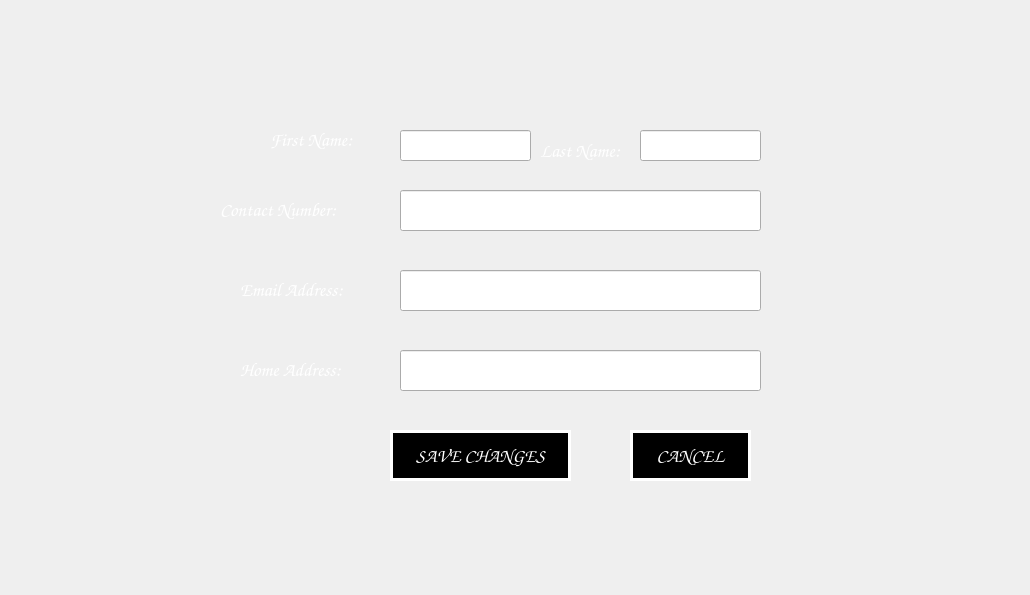
<?xml version="1.0" encoding="UTF-8"?>
<ui version="4.0">
 <class>editProfilen</class>
 <widget class="QWidget" name="editProfilen">
  <property name="geometry">
   <rect>
    <x>0</x>
    <y>0</y>
    <width>1030</width>
    <height>595</height>
   </rect>
  </property>
  <property name="windowTitle">
   <string>editProfilen</string>
  </property>
  <widget class="QLabel" name="topLabel">
   <property name="geometry">
    <rect>
     <x>270</x>
     <y>30</y>
     <width>171</width>
     <height>31</height>
    </rect>
   </property>
   <property name="font">
    <font>
     <family>Comic Sans MS</family>
     <pointsize>16</pointsize>
     <weight>75</weight>
     <bold>true</bold>
    </font>
   </property>
   <property name="styleSheet">
    <string notr="true">color:white;</string>
   </property>
   <property name="text">
    <string/>
   </property>
  </widget>
  <widget class="QLabel" name="label_3">
   <property name="geometry">
    <rect>
     <x>270</x>
     <y>130</y>
     <width>121</width>
     <height>20</height>
    </rect>
   </property>
   <property name="font">
    <font>
     <family>Comic Sans MS</family>
     <pointsize>14</pointsize>
     <weight>75</weight>
     <bold>true</bold>
    </font>
   </property>
   <property name="styleSheet">
    <string notr="true">color:white;</string>
   </property>
   <property name="text">
    <string>First Name:</string>
   </property>
  </widget>
  <widget class="QLineEdit" name="firstnameEdit">
   <property name="geometry">
    <rect>
     <x>400</x>
     <y>130</y>
     <width>131</width>
     <height>31</height>
    </rect>
   </property>
   <property name="font">
    <font>
     <family>Comic Sans MS</family>
     <pointsize>12</pointsize>
     <weight>75</weight>
     <bold>true</bold>
    </font>
   </property>
  </widget>
  <widget class="QLabel" name="label_10">
   <property name="geometry">
    <rect>
     <x>540</x>
     <y>140</y>
     <width>101</width>
     <height>21</height>
    </rect>
   </property>
   <property name="font">
    <font>
     <family>Comic Sans MS</family>
     <pointsize>14</pointsize>
     <weight>75</weight>
     <bold>true</bold>
    </font>
   </property>
   <property name="styleSheet">
    <string notr="true">color:white;</string>
   </property>
   <property name="text">
    <string>Last Name:</string>
   </property>
  </widget>
  <widget class="QLineEdit" name="lnameEdit">
   <property name="geometry">
    <rect>
     <x>640</x>
     <y>130</y>
     <width>121</width>
     <height>31</height>
    </rect>
   </property>
   <property name="font">
    <font>
     <family>Comic Sans MS</family>
     <pointsize>12</pointsize>
     <weight>75</weight>
     <bold>true</bold>
    </font>
   </property>
  </widget>
  <widget class="QLabel" name="nameError">
   <property name="geometry">
    <rect>
     <x>770</x>
     <y>130</y>
     <width>481</width>
     <height>31</height>
    </rect>
   </property>
   <property name="palette">
    <palette>
     <active>
      <colorrole role="WindowText">
       <brush brushstyle="SolidPattern">
        <color alpha="255">
         <red>255</red>
         <green>255</green>
         <blue>255</blue>
        </color>
       </brush>
      </colorrole>
      <colorrole role="Text">
       <brush brushstyle="SolidPattern">
        <color alpha="255">
         <red>255</red>
         <green>255</green>
         <blue>255</blue>
        </color>
       </brush>
      </colorrole>
      <colorrole role="ButtonText">
       <brush brushstyle="SolidPattern">
        <color alpha="255">
         <red>255</red>
         <green>255</green>
         <blue>255</blue>
        </color>
       </brush>
      </colorrole>
     </active>
     <inactive>
      <colorrole role="WindowText">
       <brush brushstyle="SolidPattern">
        <color alpha="255">
         <red>255</red>
         <green>255</green>
         <blue>255</blue>
        </color>
       </brush>
      </colorrole>
      <colorrole role="Text">
       <brush brushstyle="SolidPattern">
        <color alpha="255">
         <red>255</red>
         <green>255</green>
         <blue>255</blue>
        </color>
       </brush>
      </colorrole>
      <colorrole role="ButtonText">
       <brush brushstyle="SolidPattern">
        <color alpha="255">
         <red>255</red>
         <green>255</green>
         <blue>255</blue>
        </color>
       </brush>
      </colorrole>
     </inactive>
     <disabled>
      <colorrole role="WindowText">
       <brush brushstyle="SolidPattern">
        <color alpha="255">
         <red>255</red>
         <green>255</green>
         <blue>255</blue>
        </color>
       </brush>
      </colorrole>
      <colorrole role="Text">
       <brush brushstyle="SolidPattern">
        <color alpha="255">
         <red>255</red>
         <green>255</green>
         <blue>255</blue>
        </color>
       </brush>
      </colorrole>
      <colorrole role="ButtonText">
       <brush brushstyle="SolidPattern">
        <color alpha="255">
         <red>255</red>
         <green>255</green>
         <blue>255</blue>
        </color>
       </brush>
      </colorrole>
     </disabled>
    </palette>
   </property>
   <property name="font">
    <font>
     <family>Comic Sans MS</family>
     <pointsize>14</pointsize>
     <weight>75</weight>
     <bold>true</bold>
    </font>
   </property>
   <property name="styleSheet">
    <string notr="true">color:white;</string>
   </property>
   <property name="text">
    <string/>
   </property>
  </widget>
  <widget class="QLineEdit" name="phoneEdit">
   <property name="geometry">
    <rect>
     <x>400</x>
     <y>190</y>
     <width>361</width>
     <height>41</height>
    </rect>
   </property>
   <property name="font">
    <font>
     <family>Comic Sans MS</family>
     <pointsize>12</pointsize>
     <weight>75</weight>
     <bold>true</bold>
    </font>
   </property>
  </widget>
  <widget class="QLabel" name="label_6">
   <property name="geometry">
    <rect>
     <x>220</x>
     <y>200</y>
     <width>171</width>
     <height>20</height>
    </rect>
   </property>
   <property name="font">
    <font>
     <family>Comic Sans MS</family>
     <pointsize>14</pointsize>
     <weight>75</weight>
     <bold>true</bold>
    </font>
   </property>
   <property name="styleSheet">
    <string notr="true">color:white;</string>
   </property>
   <property name="text">
    <string>Contact Number:</string>
   </property>
  </widget>
  <widget class="QLabel" name="contactError">
   <property name="geometry">
    <rect>
     <x>770</x>
     <y>200</y>
     <width>381</width>
     <height>31</height>
    </rect>
   </property>
   <property name="palette">
    <palette>
     <active>
      <colorrole role="WindowText">
       <brush brushstyle="SolidPattern">
        <color alpha="255">
         <red>255</red>
         <green>255</green>
         <blue>255</blue>
        </color>
       </brush>
      </colorrole>
      <colorrole role="Text">
       <brush brushstyle="SolidPattern">
        <color alpha="255">
         <red>255</red>
         <green>255</green>
         <blue>255</blue>
        </color>
       </brush>
      </colorrole>
      <colorrole role="ButtonText">
       <brush brushstyle="SolidPattern">
        <color alpha="255">
         <red>255</red>
         <green>255</green>
         <blue>255</blue>
        </color>
       </brush>
      </colorrole>
     </active>
     <inactive>
      <colorrole role="WindowText">
       <brush brushstyle="SolidPattern">
        <color alpha="255">
         <red>255</red>
         <green>255</green>
         <blue>255</blue>
        </color>
       </brush>
      </colorrole>
      <colorrole role="Text">
       <brush brushstyle="SolidPattern">
        <color alpha="255">
         <red>255</red>
         <green>255</green>
         <blue>255</blue>
        </color>
       </brush>
      </colorrole>
      <colorrole role="ButtonText">
       <brush brushstyle="SolidPattern">
        <color alpha="255">
         <red>255</red>
         <green>255</green>
         <blue>255</blue>
        </color>
       </brush>
      </colorrole>
     </inactive>
     <disabled>
      <colorrole role="WindowText">
       <brush brushstyle="SolidPattern">
        <color alpha="255">
         <red>255</red>
         <green>255</green>
         <blue>255</blue>
        </color>
       </brush>
      </colorrole>
      <colorrole role="Text">
       <brush brushstyle="SolidPattern">
        <color alpha="255">
         <red>255</red>
         <green>255</green>
         <blue>255</blue>
        </color>
       </brush>
      </colorrole>
      <colorrole role="ButtonText">
       <brush brushstyle="SolidPattern">
        <color alpha="255">
         <red>255</red>
         <green>255</green>
         <blue>255</blue>
        </color>
       </brush>
      </colorrole>
     </disabled>
    </palette>
   </property>
   <property name="font">
    <font>
     <family>Comic Sans MS</family>
     <pointsize>14</pointsize>
     <weight>75</weight>
     <bold>true</bold>
    </font>
   </property>
   <property name="styleSheet">
    <string notr="true">color:white;</string>
   </property>
   <property name="text">
    <string/>
   </property>
  </widget>
  <widget class="QLineEdit" name="emailEdit">
   <property name="geometry">
    <rect>
     <x>400</x>
     <y>270</y>
     <width>361</width>
     <height>41</height>
    </rect>
   </property>
   <property name="font">
    <font>
     <family>Comic Sans MS</family>
     <pointsize>12</pointsize>
     <weight>75</weight>
     <bold>true</bold>
    </font>
   </property>
  </widget>
  <widget class="QLabel" name="emailError">
   <property name="geometry">
    <rect>
     <x>780</x>
     <y>280</y>
     <width>421</width>
     <height>31</height>
    </rect>
   </property>
   <property name="palette">
    <palette>
     <active>
      <colorrole role="WindowText">
       <brush brushstyle="SolidPattern">
        <color alpha="255">
         <red>255</red>
         <green>255</green>
         <blue>255</blue>
        </color>
       </brush>
      </colorrole>
      <colorrole role="Text">
       <brush brushstyle="SolidPattern">
        <color alpha="255">
         <red>255</red>
         <green>255</green>
         <blue>255</blue>
        </color>
       </brush>
      </colorrole>
      <colorrole role="ButtonText">
       <brush brushstyle="SolidPattern">
        <color alpha="255">
         <red>255</red>
         <green>255</green>
         <blue>255</blue>
        </color>
       </brush>
      </colorrole>
     </active>
     <inactive>
      <colorrole role="WindowText">
       <brush brushstyle="SolidPattern">
        <color alpha="255">
         <red>255</red>
         <green>255</green>
         <blue>255</blue>
        </color>
       </brush>
      </colorrole>
      <colorrole role="Text">
       <brush brushstyle="SolidPattern">
        <color alpha="255">
         <red>255</red>
         <green>255</green>
         <blue>255</blue>
        </color>
       </brush>
      </colorrole>
      <colorrole role="ButtonText">
       <brush brushstyle="SolidPattern">
        <color alpha="255">
         <red>255</red>
         <green>255</green>
         <blue>255</blue>
        </color>
       </brush>
      </colorrole>
     </inactive>
     <disabled>
      <colorrole role="WindowText">
       <brush brushstyle="SolidPattern">
        <color alpha="255">
         <red>255</red>
         <green>255</green>
         <blue>255</blue>
        </color>
       </brush>
      </colorrole>
      <colorrole role="Text">
       <brush brushstyle="SolidPattern">
        <color alpha="255">
         <red>255</red>
         <green>255</green>
         <blue>255</blue>
        </color>
       </brush>
      </colorrole>
      <colorrole role="ButtonText">
       <brush brushstyle="SolidPattern">
        <color alpha="255">
         <red>255</red>
         <green>255</green>
         <blue>255</blue>
        </color>
       </brush>
      </colorrole>
     </disabled>
    </palette>
   </property>
   <property name="font">
    <font>
     <family>Comic Sans MS</family>
     <pointsize>14</pointsize>
     <weight>75</weight>
     <bold>true</bold>
    </font>
   </property>
   <property name="styleSheet">
    <string notr="true">color:white;</string>
   </property>
   <property name="text">
    <string/>
   </property>
  </widget>
  <widget class="QLabel" name="emailLabel">
   <property name="geometry">
    <rect>
     <x>240</x>
     <y>280</y>
     <width>151</width>
     <height>20</height>
    </rect>
   </property>
   <property name="font">
    <font>
     <family>Comic Sans MS</family>
     <pointsize>14</pointsize>
     <weight>75</weight>
     <bold>true</bold>
    </font>
   </property>
   <property name="styleSheet">
    <string notr="true">color:white;</string>
   </property>
   <property name="text">
    <string>Email Address:</string>
   </property>
  </widget>
  <widget class="QLabel" name="label_9">
   <property name="geometry">
    <rect>
     <x>240</x>
     <y>360</y>
     <width>161</width>
     <height>20</height>
    </rect>
   </property>
   <property name="font">
    <font>
     <family>Comic Sans MS</family>
     <pointsize>14</pointsize>
     <weight>75</weight>
     <bold>true</bold>
    </font>
   </property>
   <property name="styleSheet">
    <string notr="true">color:white;</string>
   </property>
   <property name="text">
    <string>Home Address:</string>
   </property>
  </widget>
  <widget class="QLineEdit" name="homeEdit">
   <property name="geometry">
    <rect>
     <x>400</x>
     <y>350</y>
     <width>361</width>
     <height>41</height>
    </rect>
   </property>
   <property name="font">
    <font>
     <family>Comic Sans MS</family>
     <pointsize>12</pointsize>
     <weight>75</weight>
     <bold>true</bold>
    </font>
   </property>
  </widget>
  <widget class="QPushButton" name="saveChangesButton">
   <property name="geometry">
    <rect>
     <x>390</x>
     <y>430</y>
     <width>181</width>
     <height>51</height>
    </rect>
   </property>
   <property name="font">
    <font>
     <family>Comic Sans MS</family>
     <pointsize>14</pointsize>
     <weight>75</weight>
     <bold>true</bold>
    </font>
   </property>
   <property name="styleSheet">
    <string notr="true">border-image:none;
color:white;
background-color:inherit;
border:3px solid white;</string>
   </property>
   <property name="text">
    <string>SAVE CHANGES</string>
   </property>
  </widget>
  <widget class="QPushButton" name="CancelButton">
   <property name="geometry">
    <rect>
     <x>630</x>
     <y>430</y>
     <width>121</width>
     <height>51</height>
    </rect>
   </property>
   <property name="font">
    <font>
     <family>Comic Sans MS</family>
     <pointsize>14</pointsize>
     <weight>75</weight>
     <bold>true</bold>
    </font>
   </property>
   <property name="styleSheet">
    <string notr="true">border-image:none;
color:white;
background-color:inherit;
border:3px solid white;</string>
   </property>
   <property name="text">
    <string>CANCEL</string>
   </property>
  </widget>
  <widget class="QLabel" name="errorLabel">
   <property name="geometry">
    <rect>
     <x>300</x>
     <y>500</y>
     <width>541</width>
     <height>71</height>
    </rect>
   </property>
   <property name="palette">
    <palette>
     <active>
      <colorrole role="WindowText">
       <brush brushstyle="SolidPattern">
        <color alpha="255">
         <red>255</red>
         <green>255</green>
         <blue>255</blue>
        </color>
       </brush>
      </colorrole>
      <colorrole role="Text">
       <brush brushstyle="SolidPattern">
        <color alpha="255">
         <red>255</red>
         <green>255</green>
         <blue>255</blue>
        </color>
       </brush>
      </colorrole>
      <colorrole role="ButtonText">
       <brush brushstyle="SolidPattern">
        <color alpha="255">
         <red>255</red>
         <green>255</green>
         <blue>255</blue>
        </color>
       </brush>
      </colorrole>
     </active>
     <inactive>
      <colorrole role="WindowText">
       <brush brushstyle="SolidPattern">
        <color alpha="255">
         <red>255</red>
         <green>255</green>
         <blue>255</blue>
        </color>
       </brush>
      </colorrole>
      <colorrole role="Text">
       <brush brushstyle="SolidPattern">
        <color alpha="255">
         <red>255</red>
         <green>255</green>
         <blue>255</blue>
        </color>
       </brush>
      </colorrole>
      <colorrole role="ButtonText">
       <brush brushstyle="SolidPattern">
        <color alpha="255">
         <red>255</red>
         <green>255</green>
         <blue>255</blue>
        </color>
       </brush>
      </colorrole>
     </inactive>
     <disabled>
      <colorrole role="WindowText">
       <brush brushstyle="SolidPattern">
        <color alpha="255">
         <red>255</red>
         <green>255</green>
         <blue>255</blue>
        </color>
       </brush>
      </colorrole>
      <colorrole role="Text">
       <brush brushstyle="SolidPattern">
        <color alpha="255">
         <red>255</red>
         <green>255</green>
         <blue>255</blue>
        </color>
       </brush>
      </colorrole>
      <colorrole role="ButtonText">
       <brush brushstyle="SolidPattern">
        <color alpha="255">
         <red>255</red>
         <green>255</green>
         <blue>255</blue>
        </color>
       </brush>
      </colorrole>
     </disabled>
    </palette>
   </property>
   <property name="font">
    <font>
     <family>Comic Sans MS</family>
     <pointsize>14</pointsize>
     <weight>75</weight>
     <bold>true</bold>
    </font>
   </property>
   <property name="styleSheet">
    <string notr="true">color:white;</string>
   </property>
   <property name="text">
    <string/>
   </property>
  </widget>
 </widget>
 <layoutdefault spacing="6" margin="11"/>
 <resources/>
 <connections>
  <connection>
   <sender>saveChangesButton</sender>
   <signal>clicked()</signal>
   <receiver>editProfilen</receiver>
   <slot>saveChangesClicked()</slot>
   <hints>
    <hint type="sourcelabel">
     <x>248</x>
     <y>451</y>
    </hint>
    <hint type="destinationlabel">
     <x>101</x>
     <y>456</y>
    </hint>
   </hints>
  </connection>
  <connection>
   <sender>CancelButton</sender>
   <signal>clicked()</signal>
   <receiver>editProfilen</receiver>
   <slot>CancelButtonClicked()</slot>
   <hints>
    <hint type="sourcelabel">
     <x>487</x>
     <y>434</y>
    </hint>
    <hint type="destinationlabel">
     <x>681</x>
     <y>432</y>
    </hint>
   </hints>
  </connection>
 </connections>
 <slots>
  <slot>saveChangesClicked()</slot>
  <slot>CancelButtonClicked()</slot>
 </slots>
</ui>
